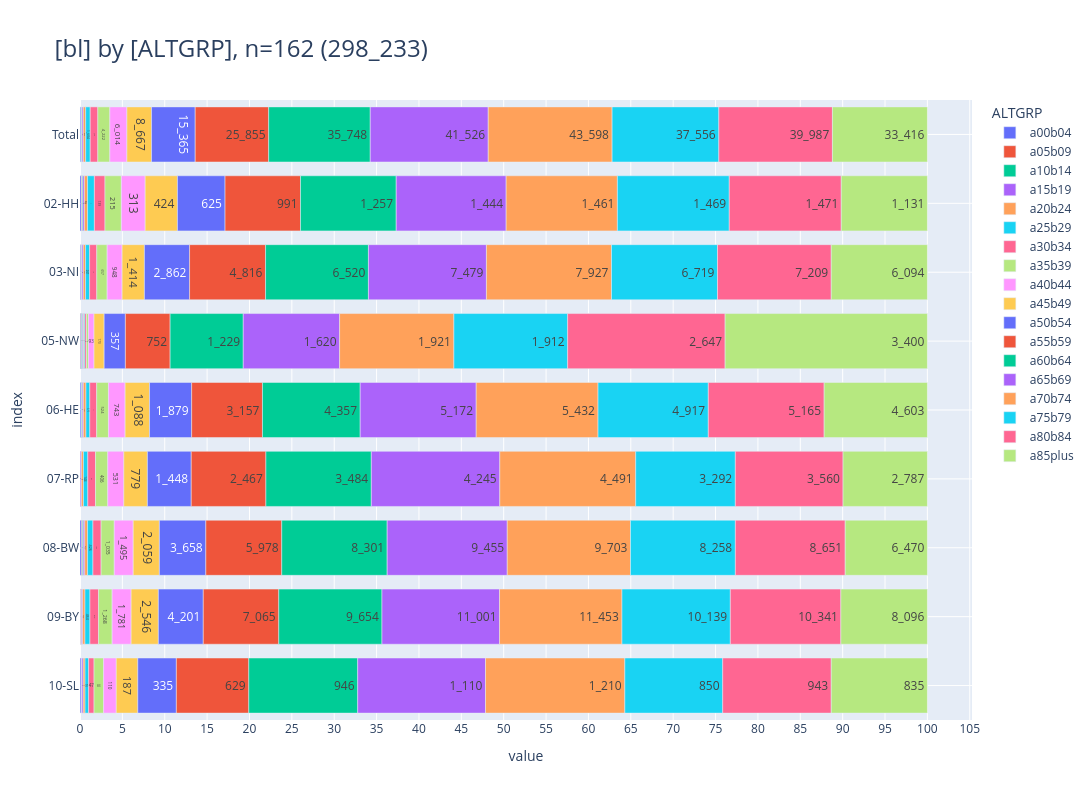

Notebook code for this chart:
### Code cell
_alias='ALTGRP'
_df = (
    show_freqs(alias=_alias, incl_c44_and_d=False)
    .rename(columns={"kkr": "bl"})
    [["bl", "ALTGRP", "cnt"]]
)
_=pls.plot_stacked_bars(
    _df,
    orientation="h",
    normalize=False,
    relative=True,
    dropna=False,
    sort_values_index=False,
    show_total=True,
    height=800,
)

### Figure 1 — Plotly figure (JSON) as saved in the notebook; plotly's stock layout.template omitted (floating-point values rounded to 4 significant figures)
{"data": [{"hovertemplate": "col=a00b04<br>value=%{x}<br>index=%{y}<br>cnt_str=%{text}<extra></extra>", "legendgroup": "a00b04", "marker": {"color": "#636EFA", "pattern": {"shape": ""}}, "name": "a00b04", "orientation": "h", "showlegend": true, "text": ["351", "21", "58", "13", "52", "3", "136", "57", "11"], "textposition": "auto", "type": "bar", "x": [351, 21, 58, 13, 52, 3, 136, 57, 11], "xaxis": "x", "y": [" Total", "02-HH", "03-NI", "05-NW", "06-HE", "07-RP", "08-BW", "09-BY", "10-SL"], "yaxis": "y"}, {"hovertemplate": "col=a05b09<br>value=%{x}<br>index=%{y}<br>cnt_str=%{text}<extra></extra>", "legendgroup": "a05b09", "marker": {"color": "#EF553B", "pattern": {"shape": ""}}, "name": "a05b09", "orientation": "h", "showlegend": true, "text": ["173", "6", "40", "12", "20", "1", "52", "39", "3"], "textposition": "auto", "type": "bar", "x": [173, 6, 40, 12, 20, 1, 52, 39, 3], "xaxis": "x", "y": [" Total", "02-HH", "03-NI", "05-NW", "06-HE", "07-RP", "08-BW", "09-BY", "10-SL"], "yaxis": "y"}, {"hovertemplate": "col=a10b14<br>value=%{x}<br>index=%{y}<br>cnt_str=%{text}<extra></extra>", "legendgroup": "a10b14", "marker": {"color": "#00CC96", "pattern": {"shape": ""}}, "name": "a10b14", "orientation": "h", "showlegend": true, "text": ["187", "11", "25", "13", "28", "3", "68", "38", "1"], "textposition": "auto", "type": "bar", "x": [187, 11, 25, 13, 28, 3, 68, 38, 1], "xaxis": "x", "y": [" Total", "02-HH", "03-NI", "05-NW", "06-HE", "07-RP", "08-BW", "09-BY", "10-SL"], "yaxis": "y"}, {"hovertemplate": "col=a15b19<br>value=%{x}<br>index=%{y}<br>cnt_str=%{text}<extra></extra>", "legendgroup": "a15b19", "marker": {"color": "#AB63FA", "pattern": {"shape": ""}}, "name": "a15b19", "orientation": "h", "showlegend": true, "text": ["452", "20", "84", "15", "50", "39", "118", "113", "13"], "textposition": "auto", "type": "bar", "x": [452, 20, 84, 15, 50, 39, 118, 113, 13], "xaxis": "x", "y": [" Total", "02-HH", "03-NI", "05-NW", "06-HE", "07-RP", "08-BW", "09-BY", "10-SL"], "yaxis": "y"}, {"hovertemplate": "col=a20b24<br>value=%{x}<br>index=%{y}<br>cnt_str=%{text}<extra></extra>", "legendgroup": "a20b24", "marker": {"color": "#FFA15A", "pattern": {"shape": ""}}, "name": "a20b24", "orientation": "h", "showlegend": true, "text": ["833", "41", "141", "12", "116", "68", "219", "220", "16"], "textposition": "auto", "type": "bar", "x": [833, 41, 141, 12, 116, 68, 219, 220, 16], "xaxis": "x", "y": [" Total", "02-HH", "03-NI", "05-NW", "06-HE", "07-RP", "08-BW", "09-BY", "10-SL"], "yaxis": "y"}, {"hovertemplate": "col=a25b29<br>value=%{x}<br>index=%{y}<br>cnt_str=%{text}<extra></extra>", "legendgroup": "a25b29", "marker": {"color": "#19D3F3", "pattern": {"shape": ""}}, "name": "a25b29", "orientation": "h", "showlegend": true, "text": ["1_604", "90", "261", "17", "171", "144", "426", "464", "31"], "textposition": "auto", "type": "bar", "x": [1604, 90, 261, 17, 171, 144, 426, 464, 31], "xaxis": "x", "y": [" Total", "02-HH", "03-NI", "05-NW", "06-HE", "07-RP", "08-BW", "09-BY", "10-SL"], "yaxis": "y"}, {"hovertemplate": "col=a30b34<br>value=%{x}<br>index=%{y}<br>cnt_str=%{text}<extra></extra>", "legendgroup": "a30b34", "marker": {"color": "#FF6692", "pattern": {"shape": ""}}, "name": "a30b34", "orientation": "h", "showlegend": true, "text": ["2_679", "139", "455", "27", "308", "254", "643", "806", "47"], "textposition": "auto", "type": "bar", "x": [2679, 139, 455, 27, 308, 254, 643, 806, 47], "xaxis": "x", "y": [" Total", "02-HH", "03-NI", "05-NW", "06-HE", "07-RP", "08-BW", "09-BY", "10-SL"], "yaxis": "y"}, {"hovertemplate": "col=a35b39<br>value=%{x}<br>index=%{y}<br>cnt_str=%{text}<extra></extra>", "legendgroup": "a35b39", "marker": {"color": "#B6E880", "pattern": {"shape": ""}}, "name": "a35b39", "orientation": "h", "showlegend": true, "text": ["4_222", "215", "657", "34", "524", "406", "1_035", "1_268", "83"], "textposition": "auto", "type": "bar", "x": [4222, 215, 657, 34, 524, 406, 1035, 1268, 83], "xaxis": "x", "y": [" Total", "02-HH", "03-NI", "05-NW", "06-HE", "07-RP", "08-BW", "09-BY", "10-SL"], "yaxis": "y"}, {"hovertemplate": "col=a40b44<br>value=%{x}<br>index=%{y}<br>cnt_str=%{text}<extra></extra>", "legendgroup": "a40b44", "marker": {"color": "#FF97FF", "pattern": {"shape": ""}}, "name": "a40b44", "orientation": "h", "showlegend": true, "text": ["6_014", "313", "948", "93", "743", "531", "1_495", "1_781", "110"], "textposition": "auto", "type": "bar", "x": [6014, 313, 948, 93, 743, 531, 1495, 1781, 110], "xaxis": "x", "y": [" Total", "02-HH", "03-NI", "05-NW", "06-HE", "07-RP", "08-BW", "09-BY", "10-SL"], "yaxis": "y"}, {"hovertemplate": "col=a45b49<br>value=%{x}<br>index=%{y}<br>cnt_str=%{text}<extra></extra>", "legendgroup": "a45b49", "marker": {"color": "#FECB52", "pattern": {"shape": ""}}, "name": "a45b49", "orientation": "h", "showlegend": true, "text": ["8_667", "424", "1_414", "170", "1_088", "779", "2_059", "2_546", "187"], "textposition": "auto", "type": "bar", "x": [8667, 424, 1414, 170, 1088, 779, 2059, 2546, 187], "xaxis": "x", "y": [" Total", "02-HH", "03-NI", "05-NW", "06-HE", "07-RP", "08-BW", "09-BY", "10-SL"], "yaxis": "y"}, {"hovertemplate": "col=a50b54<br>value=%{x}<br>index=%{y}<br>cnt_str=%{text}<extra></extra>", "legendgroup": "a50b54", "marker": {"color": "#636EFA", "pattern": {"shape": ""}}, "name": "a50b54", "orientation": "h", "showlegend": true, "text": ["15_365", "625", "2_862", "357", "1_879", "1_448", "3_658", "4_201", "335"], "textposition": "auto", "type": "bar", "x": [15365, 625, 2862, 357, 1879, 1448, 3658, 4201, 335], "xaxis": "x", "y": [" Total", "02-HH", "03-NI", "05-NW", "06-HE", "07-RP", "08-BW", "09-BY", "10-SL"], "yaxis": "y"}, {"hovertemplate": "col=a55b59<br>value=%{x}<br>index=%{y}<br>cnt_str=%{text}<extra></extra>", "legendgroup": "a55b59", "marker": {"color": "#EF553B", "pattern": {"shape": ""}}, "name": "a55b59", "orientation": "h", "showlegend": true, "text": ["25_855", "991", "4_816", "752", "3_157", "2_467", "5_978", "7_065", "629"], "textposition": "auto", "type": "bar", "x": [25855, 991, 4816, 752, 3157, 2467, 5978, 7065, 629], "xaxis": "x", "y": [" Total", "02-HH", "03-NI", "05-NW", "06-HE", "07-RP", "08-BW", "09-BY", "10-SL"], "yaxis": "y"}, {"hovertemplate": "col=a60b64<br>value=%{x}<br>index=%{y}<br>cnt_str=%{text}<extra></extra>", "legendgroup": "a60b64", "marker": {"color": "#00CC96", "pattern": {"shape": ""}}, "name": "a60b64", "orientation": "h", "showlegend": true, "text": ["35_748", "1_257", "6_520", "1_229", "4_357", "3_484", "8_301", "9_654", "946"], "textposition": "auto", "type": "bar", "x": [35748, 1257, 6520, 1229, 4357, 3484, 8301, 9654, 946], "xaxis": "x", "y": [" Total", "02-HH", "03-NI", "05-NW", "06-HE", "07-RP", "08-BW", "09-BY", "10-SL"], "yaxis": "y"}, {"hovertemplate": "col=a65b69<br>value=%{x}<br>index=%{y}<br>cnt_str=%{text}<extra></extra>", "legendgroup": "a65b69", "marker": {"color": "#AB63FA", "pattern": {"shape": ""}}, "name": "a65b69", "orientation": "h", "showlegend": true, "text": ["41_526", "1_444", "7_479", "1_620", "5_172", "4_245", "9_455", "11_001", "1_110"], "textposition": "auto", "type": "bar", "x": [41526, 1444, 7479, 1620, 5172, 4245, 9455, 11001, 1110], "xaxis": "x", "y": [" Total", "02-HH", "03-NI", "05-NW", "06-HE", "07-RP", "08-BW", "09-BY", "10-SL"], "yaxis": "y"}, {"hovertemplate": "col=a70b74<br>value=%{x}<br>index=%{y}<br>cnt_str=%{text}<extra></extra>", "legendgroup": "a70b74", "marker": {"color": "#FFA15A", "pattern": {"shape": ""}}, "name": "a70b74", "orientation": "h", "showlegend": true, "text": ["43_598", "1_461", "7_927", "1_921", "5_432", "4_491", "9_703", "11_453", "1_210"], "textposition": "auto", "type": "bar", "x": [43598, 1461, 7927, 1921, 5432, 4491, 9703, 11453, 1210], "xaxis": "x", "y": [" Total", "02-HH", "03-NI", "05-NW", "06-HE", "07-RP", "08-BW", "09-BY", "10-SL"], "yaxis": "y"}, {"hovertemplate": "col=a75b79<br>value=%{x}<br>index=%{y}<br>cnt_str=%{text}<extra></extra>", "legendgroup": "a75b79", "marker": {"color": "#19D3F3", "pattern": {"shape": ""}}, "name": "a75b79", "orientation": "h", "showlegend": true, "text": ["37_556", "1_469", "6_719", "1_912", "4_917", "3_292", "8_258", "10_139", "850"], "textposition": "auto", "type": "bar", "x": [37556, 1469, 6719, 1912, 4917, 3292, 8258, 10139, 850], "xaxis": "x", "y": [" Total", "02-HH", "03-NI", "05-NW", "06-HE", "07-RP", "08-BW", "09-BY", "10-SL"], "yaxis": "y"}, {"hovertemplate": "col=a80b84<br>value=%{x}<br>index=%{y}<br>cnt_str=%{text}<extra></extra>", "legendgroup": "a80b84", "marker": {"color": "#FF6692", "pattern": {"shape": ""}}, "name": "a80b84", "orientation": "h", "showlegend": true, "text": ["39_987", "1_471", "7_209", "2_647", "5_165", "3_560", "8_651", "10_341", "943"], "textposition": "auto", "type": "bar", "x": [39987, 1471, 7209, 2647, 5165, 3560, 8651, 10341, 943], "xaxis": "x", "y": [" Total", "02-HH", "03-NI", "05-NW", "06-HE", "07-RP", "08-BW", "09-BY", "10-SL"], "yaxis": "y"}, {"hovertemplate": "col=a85plus<br>value=%{x}<br>index=%{y}<br>cnt_str=%{text}<extra></extra>", "legendgroup": "a85plus", "marker": {"color": "#B6E880", "pattern": {"shape": ""}}, "name": "a85plus", "orientation": "h", "showlegend": true, "text": ["33_416", "1_131", "6_094", "3_400", "4_603", "2_787", "6_470", "8_096", "835"], "textposition": "auto", "type": "bar", "x": [33416, 1131, 6094, 3400, 4603, 2787, 6470, 8096, 835], "xaxis": "x", "y": [" Total", "02-HH", "03-NI", "05-NW", "06-HE", "07-RP", "08-BW", "09-BY", "10-SL"], "yaxis": "y"}], "layout": {"barmode": "relative", "barnorm": "percent", "height": 800, "legend": {"title": {"text": "ALTGRP"}, "tracegroupgap": 0, "traceorder": "normal"}, "title": {"font": {"size": 24}, "text": "[bl] by [ALTGRP], n=162 (298_233)", "xanchor": "left", "y": 0.95, "yanchor": "top"}, "width": 1600, "xaxis": {"anchor": "y", "domain": [0, 1], "dtick": 5, "gridwidth": 1, "showgrid": true, "title": {"text": "value"}}, "yaxis": {"anchor": "x", "categoryarray": ["10-SL", "09-BY", "08-BW", "07-RP", "06-HE", "05-NW", "03-NI", "02-HH", " Total"], "categoryorder": "array", "domain": [0, 1], "gridwidth": 1, "showgrid": true, "title": {"text": "index"}}}}
